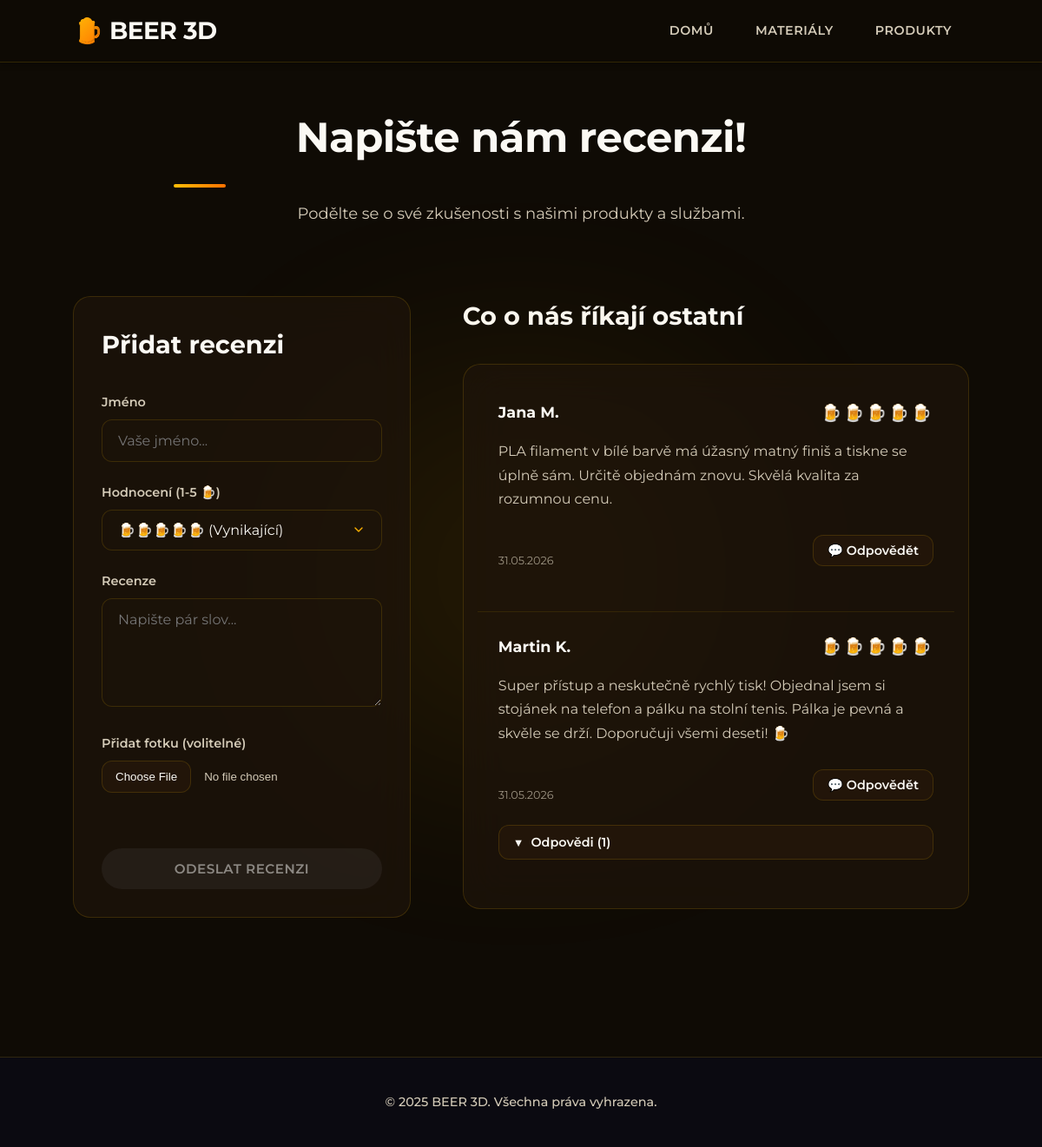
The page /recenze/recenze.php on the database its author committed.
### tables this page shows
CREATE TABLE reviews (
        id INTEGER PRIMARY KEY AUTOINCREMENT,
        name TEXT NOT NULL,
        stars INTEGER NOT NULL,
        text TEXT NOT NULL,
        photo_url TEXT,
        created_at TEXT NOT NULL DEFAULT (datetime('now', 'localtime'))
    );

### recenze/recenze.php (the view, shortened to what this page needs)
<?php
$db = Database::getConnection();
$stmt = $db->query("SELECT * FROM reviews ORDER BY id DESC");
$reviews = $stmt->fetchAll(PDO::FETCH_ASSOC);
function getReplies(int $reviewId, PDO $db) {
    $stmt = $db->prepare("SELECT * FROM review_replies WHERE review_id = ? ORDER BY id ASC");
    $stmt->execute([$reviewId]);
    return $stmt->fetchAll(PDO::FETCH_ASSOC);
}
?>
<!DOCTYPE html>
<html lang="cs">
<head>
    <link rel="stylesheet" href="../style.css">
    <link rel="stylesheet" href="recenze.css">
</head>
<body class="dark-theme">
    <div class="bg-glow"></div>
    <header class="navbar" role="banner">
        <div class="nav-container">
            <a href="../index.php" class="logo" role="img" aria-label="Beer 3D logo" style="text-decoration: none;"><span class="accent">🍺</span> BEER 3D</a>
            <nav role="navigation" aria-label="Hlavní navigace" class="reviews-nav">
                <a href="../index.php" id="nav-home" class="nav-link desktop-nav">DOMŮ</a>
                <a href="../materialy.php" id="nav-materials" class="nav-link desktop-nav">MATERIÁLY</a>
                <a href="../produkty.php" id="nav-products" class="nav-link desktop-nav">PRODUKTY</a>
            </nav>
        </div>
    </header>
    <main class="page" id="page-reviews">
        <div class="reviews-wrapper">
            <div class="page-intro">
                <h2 class="section-title">Napište nám recenzi!</h2>
                <p>Podělte se o své zkušenosti s našimi produkty a službami.</p>
            </div>
            <div class="reviews-layout">
                <div class="review-form-container glass-effect">
                    <h3>Přidat recenzi</h3>
                    <form id="review-form" method="POST" enctype="multipart/form-data" action="recenze.php">
                        <div class="form-group">
                            <label for="review-name">Jméno</label>
                            <input type="text" id="review-name" name="name" class="form-control" placeholder="Vaše jméno..." required>
                        </div>
                        <div class="form-group">
                            <label for="review-stars">Hodnocení (1-5 🍺)</label>
                            <select id="review-stars" name="stars" class="form-control" required>
                                <option value="5">🍺🍺🍺🍺🍺 (Vynikající)</option>
                            </select>
                        </div>
                        <div class="form-group">
                            <label for="review-text">Recenze</label>
                            <textarea id="review-text" name="text" class="form-control" rows="5" placeholder="Napište pár slov..." required></textarea>
                        </div>
                        <div class="form-group">
                            <label for="review-photo">Přidat fotku (volitelné)</label>
                            <input type="file" id="review-photo" name="photo" accept="image/*">
                        </div>
                        <button type="submit" id="submit-review" class="btn-main" disabled style="width: 100%; border: none; cursor: pointer;">Odeslat recenzi</button>
                    </form>
                </div>
                <div class="reviews-list-container">
                    <h3>Co o nás říkají ostatní</h3>
                    <div id="reviews-list" class="glass-effect">
                        <?php if (empty($reviews)): ?>
                            <p class="no-reviews" style="padding: 20px; text-align: center; color: var(--text-secondary);">Zatím tu nejsou žádné recenze. Buďte první! 🍺</p>
                        <?php else: ?>
                            <?php foreach ($reviews as $rev): ?>
                                <?php
                                $replies = getReplies((int)$rev['id'], $db);
                                $ratingBeer = str_repeat('🍺', (int)$rev['stars']);
                                $reviewDate = date('d.m.Y', strtotime($rev['created_at']));
                                ?>
                                <div class="review-item" data-review-id="<?= $rev['id'] ?>">
                                    <div class="review-header">
                                        <span class="review-name"><?= htmlspecialchars($rev['name']) ?></span>
                                        <span class="review-rating" title="<?= $rev['stars'] ?>/5"><?= $ratingBeer ?></span>
                                    </div>
                                    <p class="review-text"><?= nl2br(htmlspecialchars($rev['text'])) ?></p>
                                    <div class="review-footer">
                                        <div class="review-date"><?= $reviewDate ?></div>
                                        <button class="reply-btn" onclick="openReplyModal('<?= $rev['id'] ?>')">💬 Odpovědět</button>
                                    </div>
                                    <div class="replies-container" id="replies-<?= $rev['id'] ?>">
                                        <?php if (!empty($replies)): ?>
                                            <button class="replies-toggle" onclick="toggleReplies('<?= $rev['id'] ?>')" id="toggle-<?= $rev['id'] ?>">
                                                <span class="toggle-arrow">▼</span> Odpovědi (<?= count($replies) ?>)
                                            </button>
                                        <?php endif; ?>
                                    </div>
                                </div>
                            <?php endforeach; ?>
                        <?php endif; ?>
                    </div>
                </div>
            </div>
        </div>
    </main>
    <footer class="footer" role="contentinfo">
        <div class="footer-grid">
            <div class="foot-col">© 2025 BEER 3D. Všechna práva vyhrazena.</div>
        </div>
    </footer>
</body>
</html>

### recenze/recenze.css (style rules this page uses)
.reviews-wrapper { width: 90%; max-width: 1400px; margin: 0 auto; padding: 0 var(--spacing-md); }
.reviews-layout { display: grid; grid-template-columns: 1fr 1.5fr; gap: 60px; margin-top: 60px; }
.review-form-container { background: var(--bg-card); border: 1px solid var(--glass-border); border-radius: var(--radius-xl); backdrop-filter: blur(var(--glass-blur)); padding: var(--spacing-lg); }
.review-form-container h3, .reviews-list-container h3 { font-family: 'Montserrat', sans-serif; font-weight: 700; font-size: 1.8rem; margin-bottom: var(--spacing-lg); color: var(--text-primary); }
.form-group { margin-bottom: var(--spacing-md); }
.form-group label { display: block; font-weight: 600; font-size: 0.9rem; color: var(--text-secondary); margin-bottom: var(--spacing-xs); }
#review-form input[type="text"], #review-form textarea, #review-form select { width: 100%; padding: 14px 18px; background: var(--bg-surface); border: 1px solid var(--glass-border); border-radius: var(--radius-md); color: var(--text-primary); font-family: 'Montserrat', sans-serif; font-size: 1rem; transition: var(--transition-base); }
#review-form input[type="file"] { width: 100%; color: var(--text-secondary); }
#submit-review { width: 100%; margin-top: var(--spacing-sm); }
#reviews-list { padding: var(--spacing-sm); background: var(--bg-card); border: 1px solid var(--glass-border); border-radius: var(--radius-xl); backdrop-filter: blur(var(--glass-blur)); min-height: 400px; }
.review-item { padding: var(--spacing-md); border-bottom: 1px solid var(--divider); opacity: 0; transform: translateY(20px); animation: fadeInUp 0.5s ease-out forwards; }
.review-item:last-child { border-bottom: none; }
.review-header { display: flex; justify-content: space-between; align-items: center; margin-bottom: var(--spacing-sm); }
.review-name { font-weight: 700; font-size: 1.1rem; color: var(--text-primary); }
.review-rating { font-size: 1.2rem; color: var(--accent-orange); letter-spacing: 2px; }
.review-text { color: var(--text-secondary); line-height: 1.7; margin-bottom: var(--spacing-sm); }
.review-date { font-size: 0.8rem; color: var(--text-secondary); opacity: 0.7; margin-top: var(--spacing-md); text-align: right; }
#submit-review:disabled { opacity: 0.5; cursor: not-allowed; background: rgba(100, 100, 100, 0.3); box-shadow: none; }
.review-footer { display: flex; justify-content: space-between; align-items: center; margin-top: var(--spacing-md); }
.reply-btn { background: var(--bg-surface); border: 1px solid var(--glass-border); color: var(--text-primary); padding: 8px 16px; border-radius: var(--radius-md); font-family: 'Montserrat', sans-serif; font-size: 0.9rem; font-weight: 600; cursor: pointer; transition: var(--transition-base); display: flex; align-items: center; gap: 6px; }
.replies-container { margin-top: var(--spacing-md); }
.replies-toggle { background: var(--bg-surface); border: 1px solid var(--glass-border); color: var(--text-primary); padding: 10px 16px; border-radius: var(--radius-md); font-family: 'Montserrat', sans-serif; font-size: 0.9rem; font-weight: 600; cursor: pointer; transition: var(--transition-base); display: flex; align-items: center; gap: 8px; margin-bottom: var(--spacing-sm); width: 100%; justify-content: flex-start; }
.toggle-arrow { display: inline-block; transition: transform 0.3s ease; font-size: 0.8rem; }

### rows shown on the page
reviews: name "Jana M.", stars "🍺🍺🍺🍺🍺", text "PLA filament v bílé barvě má úžasný matný finiš a tiskne se úplně sám. Určitě objednám znovu. Skvělá kvalita za rozumnou cenu.", created_at "31.05.2026"
reviews: name "Martin K.", stars "🍺🍺🍺🍺🍺", text "Super přístup a neskutečně rychlý tisk! Objednal jsem si stojánek na telefon a pálku na stolní tenis. Pálka je pevná a skvěle se drží. Doporučuji všemi deseti! 🍺", created_at "31.05.2026", count($replies) "1"
